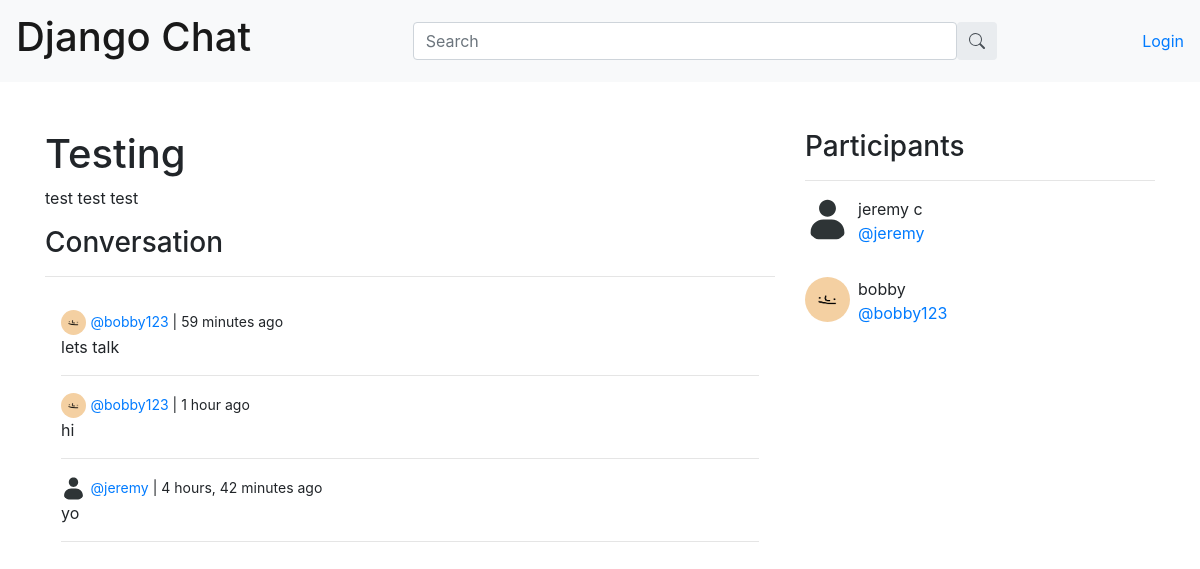
The page /room/1/ on the database its author committed.
### base/models.py (models this page shows, shortened)
class Room(models.Model):
    host = models.ForeignKey(User, on_delete=models.SET_NULL, null=True)
    topic = models.ForeignKey(Topic, on_delete=models.SET_NULL, null=True)
    name = models.CharField(max_length=200)
    description = models.TextField(null=True, blank=True)
    participants = models.ManyToManyField(User, related_name='participants', blank=True)
    updated = models.DateTimeField(auto_now=True)
    created = models.DateTimeField(auto_now_add=True)
    class Meta:
        ordering = ['-updated', '-created']

class Message(models.Model):
    user = models.ForeignKey(User, on_delete=models.CASCADE)
    room = models.ForeignKey(Room, on_delete=models.CASCADE)
    body = models.TextField()
    updated = models.DateTimeField(auto_now=True)
    created = models.DateTimeField(auto_now_add=True)
    class Meta:
        ordering = ['-updated', '-created']

class User(AbstractUser):
    name = models.CharField(max_length=200, null=True)
    email = models.EmailField(unique=True, null=True)
    bio = models.TextField(null=True)
    avatar = models.ImageField(null=True, default="avatar-default.svg")
    USERNAME_FIELD = 'email'
    REQUIRED_FIELDS = []

### base/views.py (the view, shortened to what this page needs)
# urls.py: path('room/<str:pk>/', views.room, name="room"),
def room(request, pk):
    room = Room.objects.get(id=pk)
    room_msgs = room.message_set.all().order_by('-created')
    participants = room.participants.all()
    context = {'room': room,
               'room_msgs': room_msgs,
               'participants': participants}
    return render(request, 'base/room.html', context)

### base/templates/base/room.html (shortened to what this page needs)
{% extends 'main.html' %}
{% block content %}
<div class="container">
    <div class="row">
        <div class="col-8 mt-5">
            <h1>{{room.name}}</h1>
            <p>{{room.description}}</p>
            <div class="comment-wrapper">
                <h3>Conversation</h3>
                <hr>
                <div class="overflow-auto p-3 bg-body-tertiary" style="max-height: 25rem;">
                    {% for message in room_msgs %}
                    <div>
                        <img class="rounded-circle" src="{{message.user.avatar.url}}" width="25" height="25">
                        <small>
                            <a href="{% url 'user-profile' message.user.id %}">
                                @{{message.user.username}}
                            </a>
                            |
                            {{message.created|timesince}} ago</small>
                        <p>{{message.body}}</p>
                        <hr>
                    </div>
                    {% endfor %}
                </div>
            </div>
            <br>
        </div>
        <div class="col mt-5">
            <div>
                <h3>Participants</h3>
                <hr>
                {% for user in participants %}
                <div class="w-50 mb-3 d-flex">
                    <img class="rounded-circle mr-2" src="{{user.avatar.url}}" width="45" height="45">
                    <div>
                        <p>
                            {{user.name}}
                            <br>
                            <a href="{% url 'user-profile' user.id %}">@{{user.username}}</a>
                        </p>
                    </div>
                </div>
                {% endfor %}
            </div>
        </div>
    </div>
</div>
{% endblock %}

### rows shown on the page
Room: name "Testing", description "test test test"
Message: user.avatar (picture), user.username "bobby123", created "59 minutes", body "lets talk"
Message: user.avatar (picture), user.username "bobby123", created "1 hour", body "hi"
Message: user.avatar (placeholder picture), user.username "jeremy", created "4 hours, 42 minutes", body "yo"
User: avatar (placeholder picture), name "jeremy c", username "jeremy"
User: avatar (picture), name "bobby", username "bobby123"
